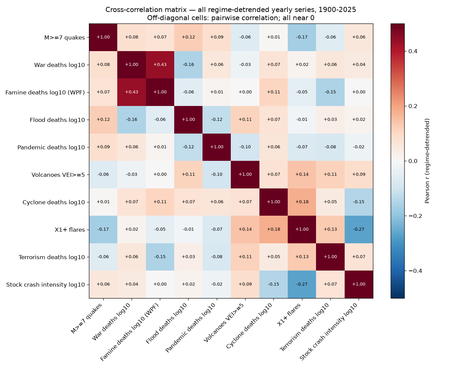
#> input picture figures/18_cross_correlation_matrix.png, 450 x 368 px, shrunk from 1320 x 1080 before the run
$ python dashboard.py
#> lines starting #> are read from the running program, lines starting #| are printed output that depends on the picture
"""
Build a single composite headline image showing 6 key figures from the analysis.

Combines figures 18, 19, 22, 23, 25, 27 into a 3×2 grid you can share
without anyone having to read the README. Each panel keeps its original
title; the composite adds a master heading and a one-paragraph summary at
the bottom.

Reads existing PNG figures from figures/ and writes figures/32_dashboard.png.
"""
import argparse
from pathlib import Path

import matplotlib.pyplot as plt
from matplotlib.image import imread


def main():
    ap = argparse.ArgumentParser(description=__doc__)
    ap.add_argument("--figures-dir", default="figures")
    ap.add_argument("--out", default="figures/32_dashboard.png")
    args = ap.parse_args()
    figs_dir = Path(args.figures_dir)

    panels = [
        ("18_cross_correlation_matrix.png", "Annual cross-correlation family",
         "Effect sizes with serial-dependence sensitivity and correction across 45 pairs."),
        ("19_trends_meta_comparison.png", "Trends per indicator",
         "Coverage and units differ; selected-event catalogs cannot establish complete hazard rates."),
        ("22_contractions.png", "Fixed-domain composite eligibility",
         "Missing flood/drought baseline observations make current composite unavailable."),
        ("23_periodogram_extended.png", "Annual spectral sensitivity",
         "AR(1) surrogates repeat the frequency search; peaks alone do not identify solar influence."),
        ("25_wavelet_coherence_wars_famines.png", "Wars and famines through time",
         "Finite contiguous overlap; edge regions excluded. Coherence is descriptive."),
        ("20_pattern_birthpains.png", "Event frequency, waiting times and clustering",
         "Exact event times retained where available; annual catalogs use annual-rate diagnostics."),
    ]

    fig = plt.figure(figsize=(20, 26))
    fig.suptitle("Correlations project — headline dashboard\n"
                  "Measured patterns, explicit coverage, corrected exploratory tests",
                  fontsize=18, y=0.995, weight="bold")

    for i, (filename, title, caption) in enumerate(panels):
        ax = fig.add_subplot(3, 2, i + 1)
        path = figs_dir / filename
        if not path.exists():
            ax.text(0.5, 0.5, f"missing: {filename}", ha="center", va="center")
            ax.axis("off")
            continue
        img = imread(path)
#> img is the input picture: shape (368, 450, 4) float32; mean R, G, B, A 0.901, 0.864, 0.865, 1
        ax.imshow(img)
        ax.axis("off")
        ax.set_title(f"{i + 1}. {title}", fontsize=13, weight="bold", pad=8)
        # Caption beneath
        ax.text(0.5, -0.02, caption, ha="center", va="top",
                  transform=ax.transAxes, fontsize=10, style="italic", color="#444444",
                  wrap=True)

    fig.text(0.5, 0.015,
              "Historical associations are exploratory. Unavailable data do not mean zero events.\n"
              "Biblical themes guide monitoring questions; these statistics do not establish prophetic fulfillment.\n"
              "Regional food, displacement, disease, religion and Israel water outputs: results/monitoring/monitoring_report.md",
              ha="center", va="bottom", fontsize=10, color="#222222")

    plt.tight_layout(rect=(0.02, 0.04, 0.98, 0.97))
    plt.savefig(args.out, dpi=110, bbox_inches="tight")
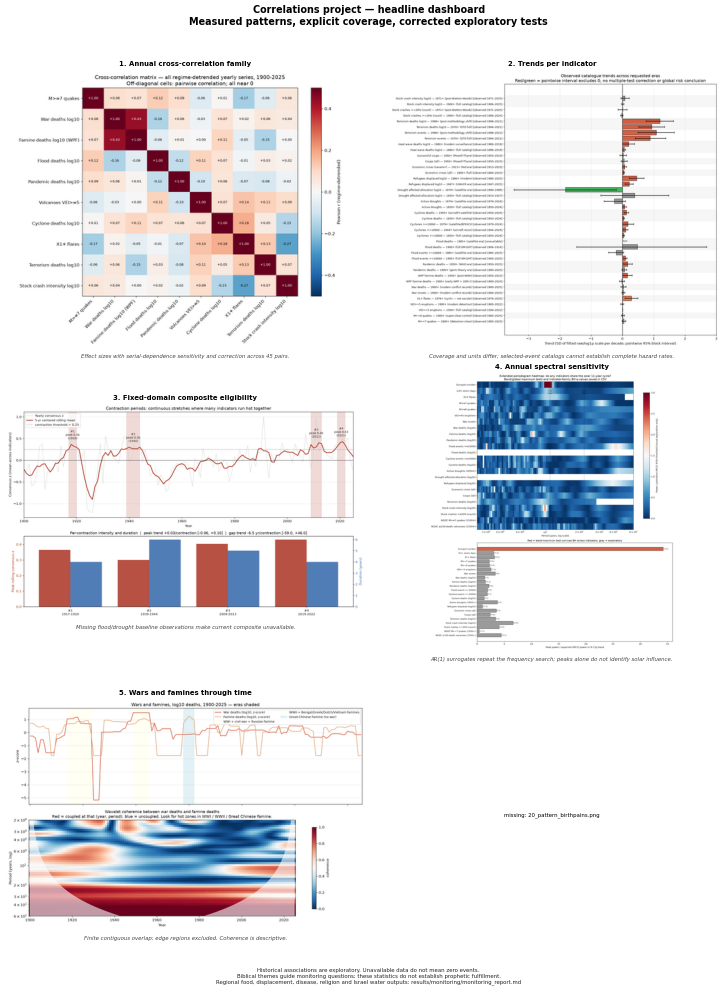
#> figure drawn by matplotlib, 5 panels
    plt.close()
    print(f"Wrote {args.out}")


if __name__ == "__main__":
    main()
